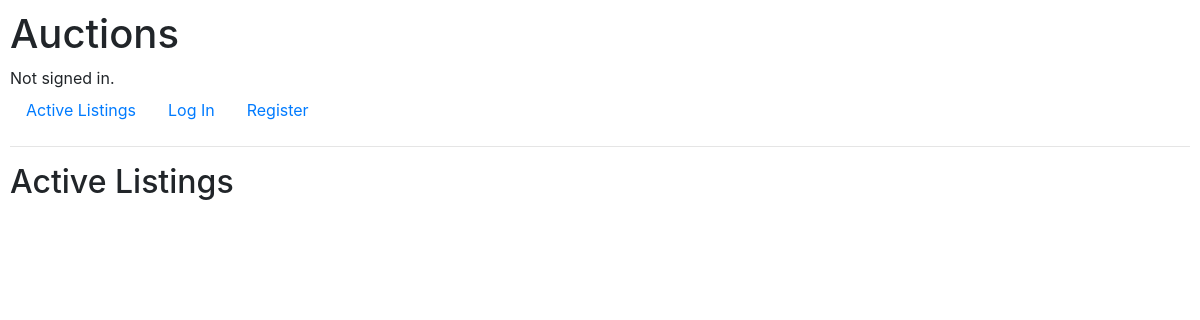
The app's page /, older data.
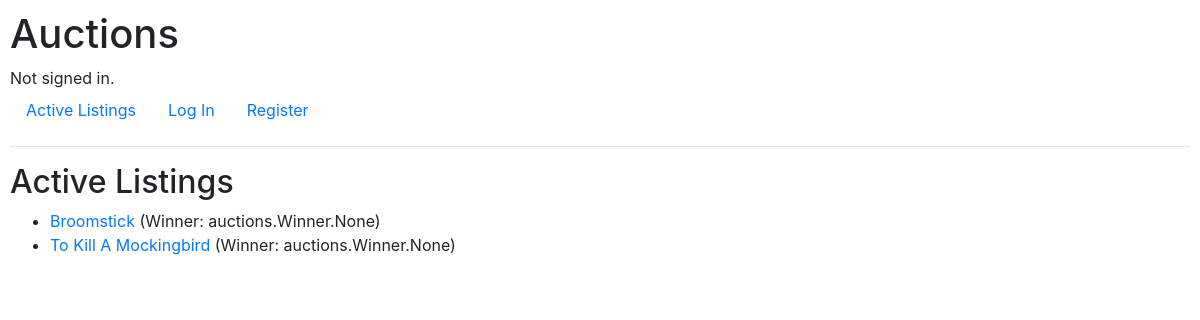
The same page, newer data.
### auctions/models.py (models this page shows, shortened)
class Listing(models.Model):
    title = models.CharField(max_length=64)
    description = models.TextField()
    starting_bid = models.DecimalField(max_digits=10, decimal_places=2)
    image = models.URLField(blank=True)
    category = models.CharField(max_length=64, blank=True)
    created_by = models.ForeignKey(User, on_delete=models.CASCADE, related_name='listings')
    is_active = models.BooleanField(default=True)

### auctions/views.py (the view)
# urls.py: path("", views.index, name="index"),
def index(request):
    if request.user.is_authenticated:
        return render(request, "auctions/index.html", {
            "listings": Listing.objects.all(),
            "watchlist": User.objects.get(pk=request.user.id).watchlist.all()
        })
    else:
        return render(request, "auctions/index.html", {
            "listings": Listing.objects.all()
        })

### auctions/templates/auctions/index.html
{% extends "auctions/layout.html" %}
{% block body %}
    <h2>Active Listings</h2>
    <ul>
        {% for listing in listings %}
            <li>
                <a href="{% url 'auctions:listing' listing.id %}">{{ listing.title }}</a>
                {% if listing.winner %}
                    (Winner: {{ listing.winner }})
                {% endif %}
        {% endfor %}
{% endblock %}

### auctions/templates/auctions/layout.html (shortened to what this page needs)
{% load static %}
<!DOCTYPE html>
<html lang="en">
    <head>
        <link rel="stylesheet" href="https://stackpath.bootstrapcdn.com/bootstrap/4.4.1/css/bootstrap.min.css">
        <link href="{% static 'auctions/styles.css' %}" rel="stylesheet">
    </head>
    <body>
        <h1>Auctions</h1>
        <div>
            {% if user.is_authenticated %}
                Signed in as <strong>{{ user.username }}</strong>.
            {% else %}
                Not signed in.
            {% endif %}
        </div>
        <ul class="nav">
            <li class="nav-item">
                <a class="nav-link" href="{% url 'auctions:index' %}">Active Listings</a>
            </li>
            {% if user.is_authenticated %}
                <li class="nav-item">
                    <a class="nav-link" href="{% url 'auctions:logout' %}">Log Out</a>
                </li>
                <li class="nav-item">
                    <a class="nav-link" href="{% url 'auctions:create' %}">Create Listing</a>
                </li>
            {% else %}
                <li class="nav-item">
                    <a class="nav-link" href="{% url 'auctions:login' %}">Log In</a>
                </li>
                <li class="nav-item">
                    <a class="nav-link" href="{% url 'auctions:register' %}">Register</a>
                </li>
            {% endif %}
        </ul>
        <hr>
        {% block body %}
        {% endblock %}
    </body>
</html>

### auctions/static/auctions/styles.css (style rules this page uses)
body { padding: 10px; }

Row changes from the older to the newer data that the page shows:
added Listing: title "Broomstick", winner "auctions.Winner.None"
added Listing: title "To Kill A Mockingbird", winner "auctions.Winner.None"
